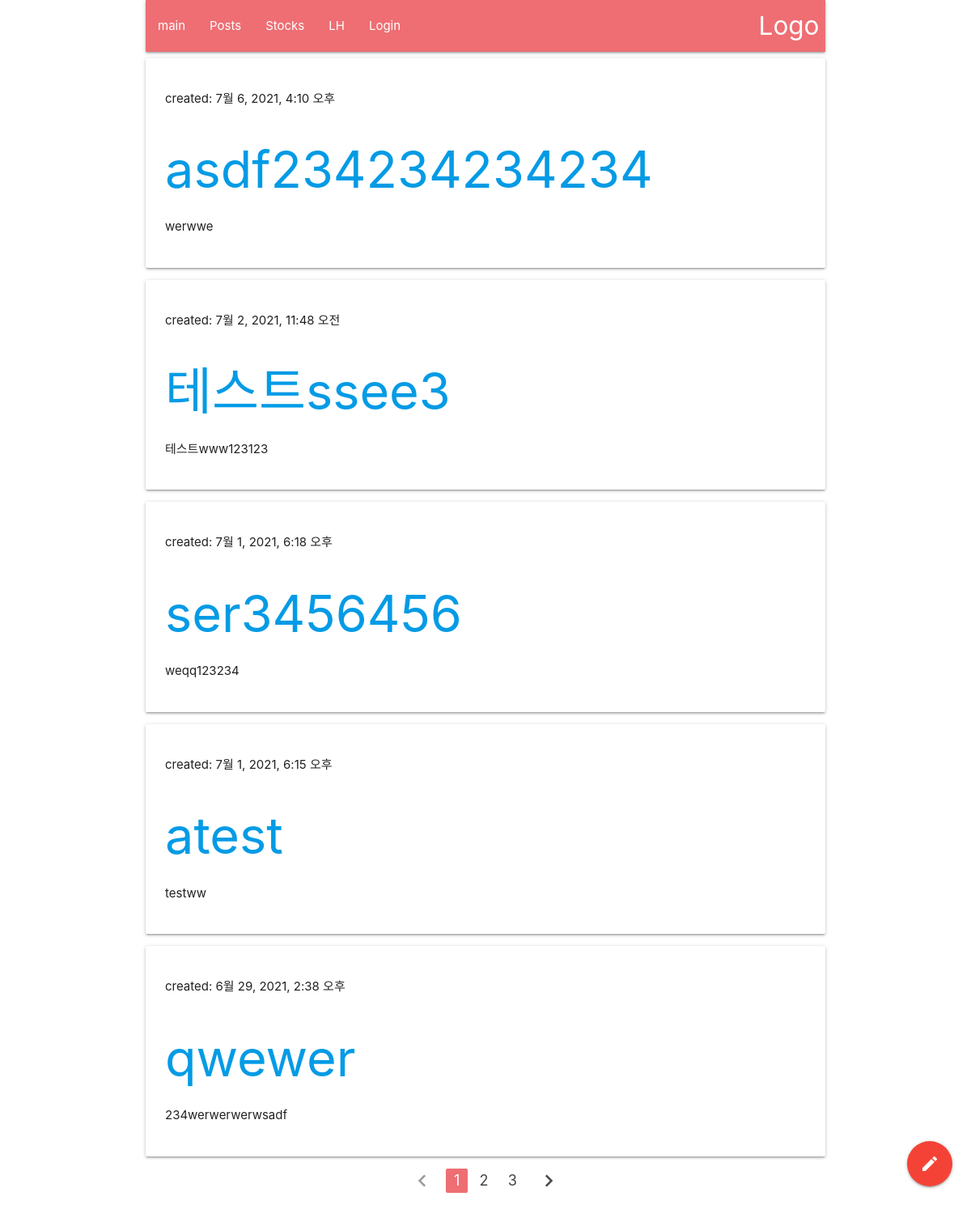
Before: /post_list with the older database file.
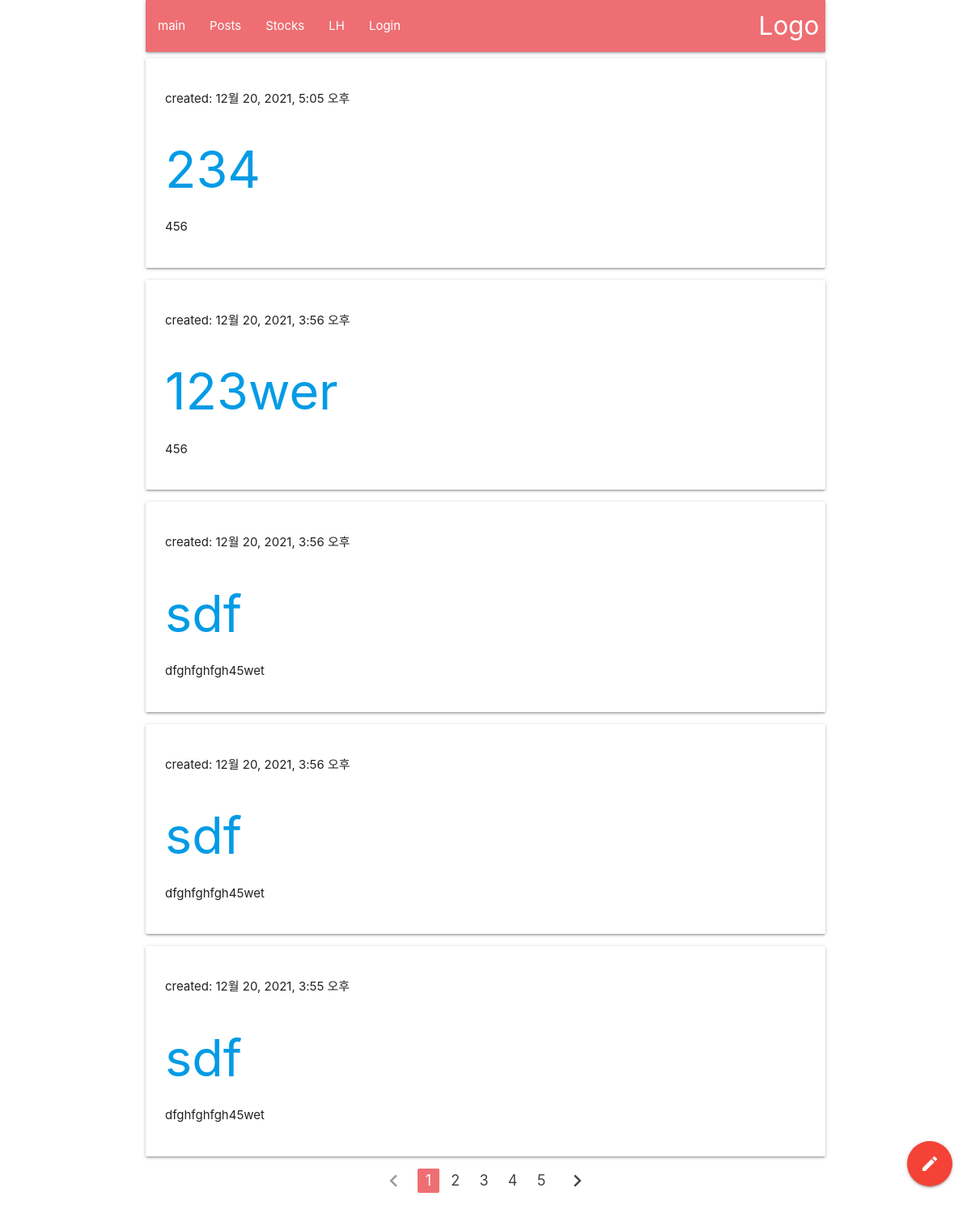
After: the same page with the newer database file.
### firstapp/models.py (models this page shows, shortened)
class Post(models.Model):
    id = models.AutoField(primary_key=True)
    author = models.ForeignKey(settings.AUTH_USER_MODEL, on_delete=models.CASCADE)
    title = models.CharField(max_length=200)
    text = models.TextField()
    created_date = models.DateTimeField(default=timezone.now)
    modified_date = models.DateTimeField(null=True, blank=True)
    def get_absolute_url(self):
        return f'/post/{self.pk}'

### firstapp/views.py (the view)
# urls.py: path('post_list', views.post_list, name='post_list'),
def post_list(request):
    page = request.GET.get('page', '1')
    shownum = request.GET.get('shownum', '5')
    posts = Post.objects.filter(created_date__lte=timezone.now()).order_by('-created_date')
    paginator = Paginator(posts, shownum)  # 페이지당 10개씩 보여주기
    posts = paginator.get_page(page)
    return render(request, 'firstapp/post_list.html', {'posts': posts})

### firstapp/templates/firstapp/post_list.html (shortened to what this page needs)
{% extends 'firstapp/base.html' %}
{% block content %}
{% for post in posts %}
    <div class='card-panel'>
        <p>created: {{ post.created_date }}</p>
        <h1><a href="{{ post.get_absolute_url }}">{{ post.title }}</a></h1>
        <p>{{ post.text|linebreaksbr }}</p>
    </div>
{% endfor %}
<center>
    <ul class="pagination">
        {% if posts.has_previous %}
        <li class="waves-effect"><a href="?page={{ posts.previous_page_number }}"><i class="material-icons">chevron_left</i></a></li>
        {% else %}
        <li class="disabled"><a href="#!"><i class="material-icons">chevron_left</i></a></li>
        {% endif %}
        {% for page_number in posts.paginator.page_range %}
            {% if page_number >= posts.number|add:-5 and page_number <= posts.number|add:5 %}
                {% if page_number == posts.number %}
                <li class="active"><a href="?page={{ page_number }}">{{ page_number }}</a></li>
                {% else %}
                <li class="waves-effect"><a href="?page={{ page_number }}">{{ page_number }}</a></li>
                {% endif %}
            {% endif %}
        {% endfor %}
        {% if posts.has_next %}
        <li class="waves-effect"><a href="?page={{ posts.next_page_number }}"><i class="material-icons">chevron_right</i></a></li>
        {% else %}
        <li class="disabled"><a href="#!"><i class="material-icons">chevron_right</i></a></li>
        {% endif %}
    </ul>
</center>
<div class="fixed-action-btn">
  <a href="{% url 'firstapp:post_new' %}" class="btn-floating btn-large waves-effect waves-light red">
    <i class="large material-icons">mode_edit</i>
  </a>
</div>
{% endblock %}

### firstapp/templates/firstapp/base.html (shortened to what this page needs)
{% load static %}
<html>
    <head>
        <link rel="stylesheet" href="https://cdnjs.cloudflare.com/ajax/libs/materialize/1.0.0/css/materialize.min.css">
    </head>
    <body>
        <div class="container">
        <nav>
            <div class="nav-wrapper">
                <a href="{% url 'firstapp:index' %}" class="brand-logo right">Logo</a>
                <ul id="nav-mobile" class="left hide-on-med-and-down">
                    <li><a href="{% url 'firstapp:index' %}">main</a></li>
                    <li><a href="{% url 'firstapp:post_list' %}">Posts</a></li>
                    <li><a href="{% url 'firstapp:view_stock' %}?sname=카카오">Stocks</a></li>
                    <li><a href="{% url 'firstapp:lh_notice' %}">LH</a></li>
                    {% if user.is_authenticated %}
                    <li><a href="{% url 'common:logout' %}?next={{ request.path }}">Logout</a></li>
                    {% else %}
                    <li><a href="{% url 'common:login' %}">Login</a></li>
                    {% endif %}
                </ul>
            </div>
        </nav>
        {% block content %}
        {% endblock %}
        </div>
    </body>
</html>

Changed rows visible on the page:
no longer on this page (row edited): Post: created_date "7월 6, 2021, 4:10 오후", title "asdf234234234234", text "werwwe"
no longer on this page (row unchanged): Post: created_date "7월 2, 2021, 11:48 오전", title "테스트ssee3", text "테스트www123123"
no longer on this page (row unchanged): Post: created_date "7월 1, 2021, 6:18 오후", title "ser3456456", text "weqq123234"
no longer on this page (row unchanged): Post: created_date "7월 1, 2021, 6:15 오후", title "atest", text "testww"
no longer on this page (row unchanged): Post: created_date "6월 29, 2021, 2:38 오후", title "qwewer", text "234werwerwerwsadf"
added Post: created_date "12월 20, 2021, 5:05 오후", title "234", text "456"
added Post: created_date "12월 20, 2021, 3:56 오후", title "123wer", text "456"
added Post: created_date "12월 20, 2021, 3:56 오후", title "sdf", text "dfghfghfgh45wet"
added Post: created_date "12월 20, 2021, 3:56 오후", title "sdf", text "dfghfghfgh45wet"
added Post: created_date "12월 20, 2021, 3:55 오후", title "sdf", text "dfghfghfgh45wet"
Other visible differences:
new list line: "4"
new list line: "5"
